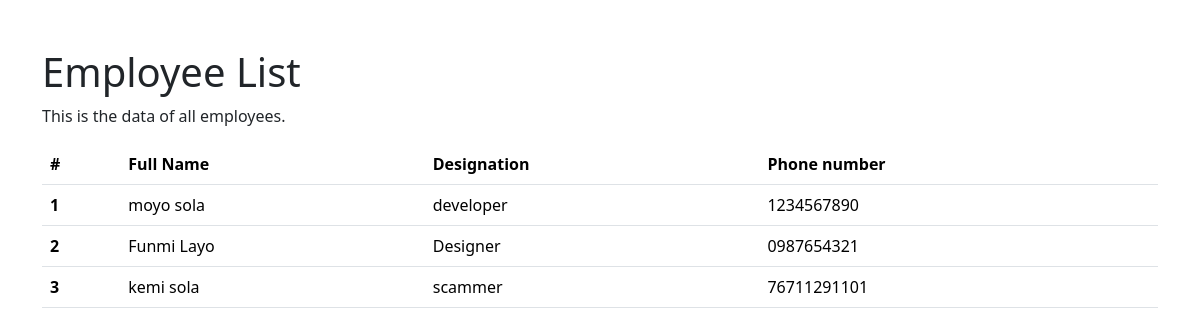
The page / on the database its author committed.
### employees/models.py (models this page shows, shortened)
class Employee(models.Model):
    first_name = models.CharField(max_length=100)
    last_name = models.CharField(max_length=100)
    photo = models.ImageField(upload_to='employee_photos/')
    designation = models.CharField(max_length=100)
    email = models.EmailField(max_length=100, unique=True)
    phone_number = models.CharField(max_length=15, blank=True,)
    created_at = models.DateTimeField(auto_now_add=True)
    updated_at = models.DateTimeField(auto_now=True)
    position = models.CharField(max_length=50)

### employees/views.py (the view)
# urls.py: path('', home, name='employees_home'),
def home(request):
    employees = Employee.objects.all()
    context = {
        'employees': employees
    }
    return render(request, 'employees/home.html', context)

### employees/templates/employees/home.html (shortened to what this page needs)
{% load static %}
<!DOCTYPE html>
<html lang="en">
<head>
    <link href="https://cdn.jsdelivr.net/npm/bootstrap@5.3.8/dist/css/bootstrap.min.css" rel="stylesheet">
    <link rel="stylesheet" href="{% static 'css/style.css' %}">
</head>
<body>
    <div class="container pt-5">
        <h1>Employee List </h1>
        <p>This  is the data of all employees.</p>
        <table class="table">
  <thead>
    <tr>
      <th scope="col">#</th>
      <th scope="col">Full Name</th>
      <th scope="col">Designation</th>
      <th scope="col">Phone number</th>
    </tr>
  </thead>
  <tbody>
    {% for emp in employees %}
    <tr>
      <th scope="row">{{ forloop.counter }}</th>
      <td>{{ emp.first_name }} {{ emp.last_name }}</td>
      <td>{{ emp.designation }}</td>
      <td>{{ emp.phone_number }}</td>
    </tr>
    {% endfor %}
  </tbody>
</table>
</div>
</body>
</html>

### rows shown on the page
Employee: first_name "moyo", last_name "sola", designation "developer", phone_number "1234567890"
Employee: first_name "Funmi", last_name "Layo", designation "Designer", phone_number "0987654321"
Employee: first_name "kemi", last_name "sola", designation "scammer", phone_number "76711291101"
